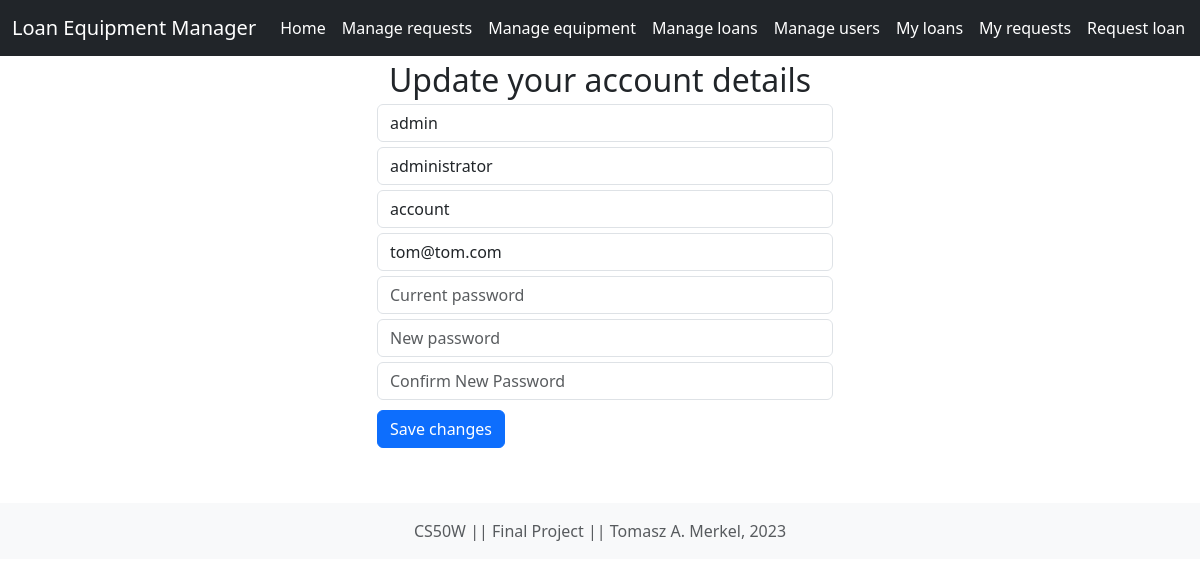
Page /my_account (signed in) on the committed database.
### loan_equipment_manager/models.py (models this page shows, shortened)
class User(AbstractUser):
    sd_admin = models.BooleanField(default=False, null=True)
    standard = models.BooleanField(default=False, null=True)

### loan_equipment_manager/views.py (the view)
# urls.py: path("my_account", views.my_account, name="my_account"),
@login_required
def my_account(request):
    return render(request, "loan_equipment_manager/my_account.html", {
            "user":User.objects.get(id=request.user.id)
            })

### loan_equipment_manager/templatetags/auth_extras.py (called while the page is built)
@register.filter(name='has_group')
def has_group(user, group_name):
    group = Group.objects.get(name=group_name)
    return True if group in user.groups.all() else False

### loan_equipment_manager/templates/loan_equipment_manager/my_account.html (shortened to what this page needs)
{% extends "loan_equipment_manager/layout.html" %}
{% block body %}
<div class="container changepass">
    <h2>Update your account details</h2>
    <form class="form " method="POST" action="{% url 'change_password' %}">
        <div class="form-group">
            <input class="form-control" autocomplete="off" autofocus type="text" name="username" placeholder="Username" value={{user.username }}>
        </div>
        <div class="form-group">
            <input class="form-control" autocomplete="off" type="text" name="fname" placeholder="First Name" value={{ user.first_name }}>
        </div>
        <div class="form-group">
            <input class="form-control" autocomplete="off" type="text" name="lname" placeholder="Last Name" value={{ user.last_name }}>
        </div>
        <div class="form-group">
            <input class="form-control" autocomplete="off" type="email" name="email" placeholder="Email Address" value={{ user.email }}>
        </div>
        <div class="form-group">
            <input class="form-control" type="password" name="curPassword" placeholder="Current password">
        </div>
        <div class="form-group">
            <input class="form-control" type="password" name="newPassword" placeholder="New password">
        </div>
        <div class="form-group">
            <input class="form-control" type="password" name="confirmation" placeholder="Confirm New Password">
        </div>
        <div class="form-group">
            <input class="btn btn-primary" type="submit" value="Save changes">
        </div>
    </form>
</div>
{% endblock %}

### loan_equipment_manager/static/loan_equipment_manager/styles.css (style rules this page uses)
html, body { position: relative; margin: 0; border: 0; padding: 0; width: 100%; height: 100%; overflow: hidden; }
body { overflow: auto; }
.changepass { max-width:500px; }
.changepass *, .login *, .register * { margin:5px; }
h2 { text-align: center; }

### rows in the picture
User: username "admin", fname "administrator", lname "account", email "tom@tom.com"
